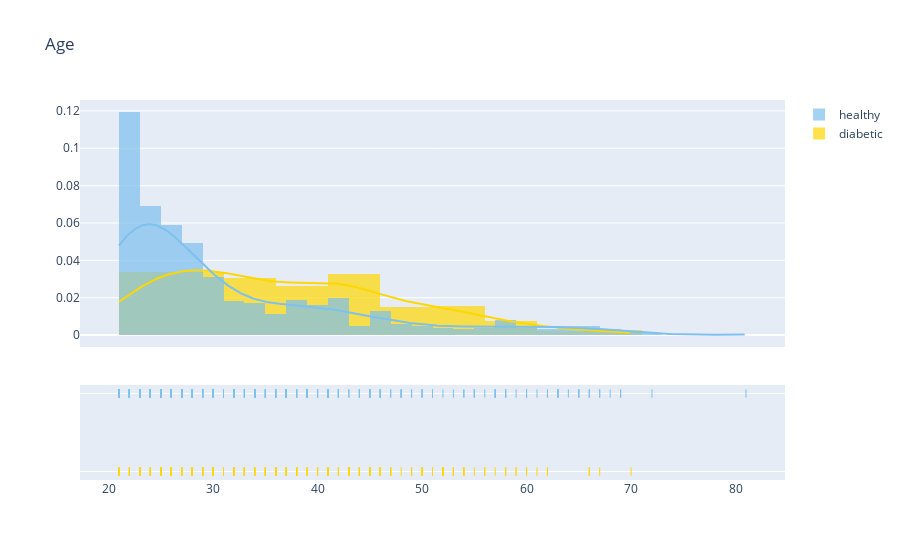
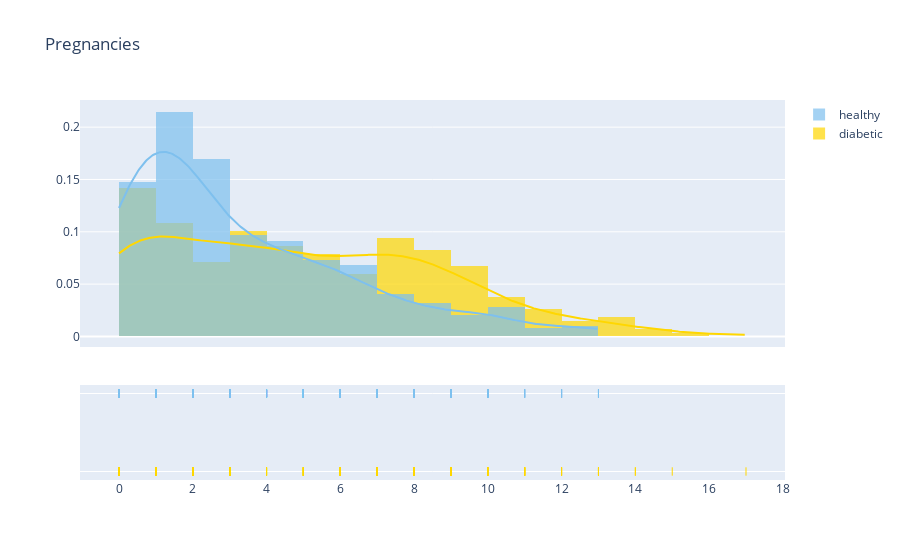
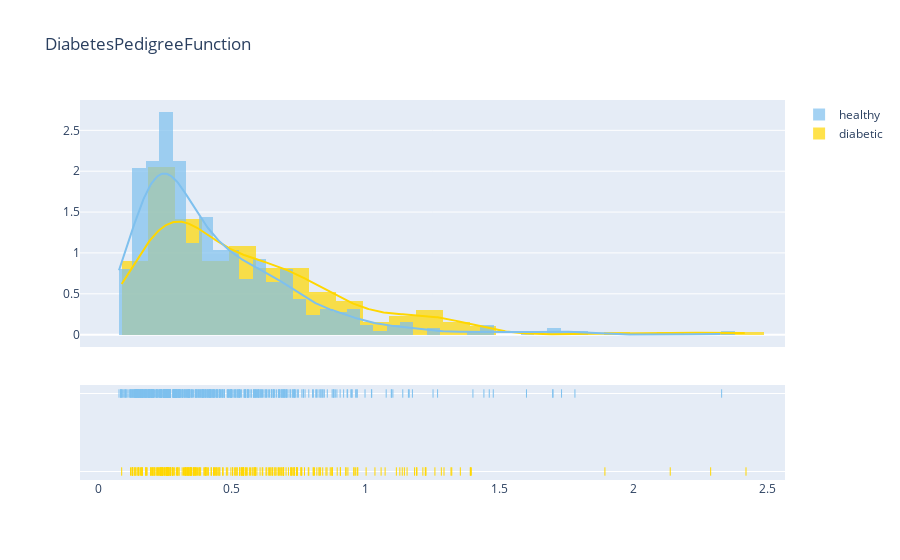

Write notebook code for charts like these, in order.
### Code cell
plot_distribution('Age', 0)
plot_distribution('Pregnancies', 0)
plot_distribution('DiabetesPedigreeFunction', 0)
plot_distribution('BMI', 0)

### Figure 1 — Plotly figure (JSON) as saved in the notebook; plotly's stock layout.template omitted (floating-point values rounded to 4 significant figures; data arrays with more than 128 entries replaced by an {"elided": "..."} marker saying what was removed)
{"data": [{"autobinx": false, "histnorm": "probability density", "legendgroup": "diabetic", "marker": {"color": "#FFD700"}, "name": "diabetic", "opacity": 0.7, "type": "histogram", "x": {"elided": "268 int values"}, "xaxis": "x", "xbins": {"end": 70.0, "size": 0, "start": 21.0}, "yaxis": "y"}, {"autobinx": false, "histnorm": "probability density", "legendgroup": "healthy", "marker": {"color": "#7EC0EE"}, "name": "healthy", "opacity": 0.7, "type": "histogram", "x": {"elided": "500 int values"}, "xaxis": "x", "xbins": {"end": 81.0, "size": 0, "start": 21.0}, "yaxis": "y"}, {"legendgroup": "diabetic", "marker": {"color": "#FFD700"}, "mode": "lines", "name": "diabetic", "showlegend": false, "type": "scatter", "x": {"elided": "500 float values"}, "xaxis": "x", "y": {"elided": "500 float values"}, "yaxis": "y"}, {"legendgroup": "healthy", "marker": {"color": "#7EC0EE"}, "mode": "lines", "name": "healthy", "showlegend": false, "type": "scatter", "x": {"elided": "500 float values"}, "xaxis": "x", "y": {"elided": "500 float values"}, "yaxis": "y"}, {"legendgroup": "diabetic", "marker": {"color": "#FFD700", "symbol": "line-ns-open"}, "mode": "markers", "name": "diabetic", "showlegend": false, "type": "scatter", "x": {"elided": "268 int values"}, "xaxis": "x", "y": {"elided": "268 str values"}, "yaxis": "y2"}, {"legendgroup": "healthy", "marker": {"color": "#7EC0EE", "symbol": "line-ns-open"}, "mode": "markers", "name": "healthy", "showlegend": false, "type": "scatter", "x": {"elided": "500 int values"}, "xaxis": "x", "y": {"elided": "500 str values"}, "yaxis": "y2"}], "layout": {"barmode": "overlay", "hovermode": "closest", "legend": {"traceorder": "reversed"}, "title": {"text": "Age"}, "xaxis": {"anchor": "y2", "domain": [0.0, 1.0], "zeroline": false}, "yaxis": {"anchor": "free", "domain": [0.35, 1], "position": 0.0}, "yaxis2": {"anchor": "x", "domain": [0, 0.25], "dtick": 1, "showticklabels": false}}}

### Figure 2 — Plotly figure (JSON) as saved in the notebook; plotly's stock layout.template omitted (floating-point values rounded to 4 significant figures; data arrays with more than 128 entries replaced by an {"elided": "..."} marker saying what was removed)
{"data": [{"autobinx": false, "histnorm": "probability density", "legendgroup": "diabetic", "marker": {"color": "#FFD700"}, "name": "diabetic", "opacity": 0.7, "type": "histogram", "x": {"elided": "268 int values"}, "xaxis": "x", "xbins": {"end": 17.0, "size": 0, "start": 0.0}, "yaxis": "y"}, {"autobinx": false, "histnorm": "probability density", "legendgroup": "healthy", "marker": {"color": "#7EC0EE"}, "name": "healthy", "opacity": 0.7, "type": "histogram", "x": {"elided": "500 int values"}, "xaxis": "x", "xbins": {"end": 13.0, "size": 0, "start": 0.0}, "yaxis": "y"}, {"legendgroup": "diabetic", "marker": {"color": "#FFD700"}, "mode": "lines", "name": "diabetic", "showlegend": false, "type": "scatter", "x": {"elided": "500 float values"}, "xaxis": "x", "y": {"elided": "500 float values"}, "yaxis": "y"}, {"legendgroup": "healthy", "marker": {"color": "#7EC0EE"}, "mode": "lines", "name": "healthy", "showlegend": false, "type": "scatter", "x": {"elided": "500 float values"}, "xaxis": "x", "y": {"elided": "500 float values"}, "yaxis": "y"}, {"legendgroup": "diabetic", "marker": {"color": "#FFD700", "symbol": "line-ns-open"}, "mode": "markers", "name": "diabetic", "showlegend": false, "type": "scatter", "x": {"elided": "268 int values"}, "xaxis": "x", "y": {"elided": "268 str values"}, "yaxis": "y2"}, {"legendgroup": "healthy", "marker": {"color": "#7EC0EE", "symbol": "line-ns-open"}, "mode": "markers", "name": "healthy", "showlegend": false, "type": "scatter", "x": {"elided": "500 int values"}, "xaxis": "x", "y": {"elided": "500 str values"}, "yaxis": "y2"}], "layout": {"barmode": "overlay", "hovermode": "closest", "legend": {"traceorder": "reversed"}, "title": {"text": "Pregnancies"}, "xaxis": {"anchor": "y2", "domain": [0.0, 1.0], "zeroline": false}, "yaxis": {"anchor": "free", "domain": [0.35, 1], "position": 0.0}, "yaxis2": {"anchor": "x", "domain": [0, 0.25], "dtick": 1, "showticklabels": false}}}

### Figure 3 — Plotly figure (JSON) as saved in the notebook; plotly's stock layout.template omitted (floating-point values rounded to 4 significant figures; data arrays with more than 128 entries replaced by an {"elided": "..."} marker saying what was removed)
{"data": [{"autobinx": false, "histnorm": "probability density", "legendgroup": "diabetic", "marker": {"color": "#FFD700"}, "name": "diabetic", "opacity": 0.7, "type": "histogram", "x": {"elided": "268 float values"}, "xaxis": "x", "xbins": {"end": 2.42, "size": 0, "start": 0.088}, "yaxis": "y"}, {"autobinx": false, "histnorm": "probability density", "legendgroup": "healthy", "marker": {"color": "#7EC0EE"}, "name": "healthy", "opacity": 0.7, "type": "histogram", "x": {"elided": "500 float values"}, "xaxis": "x", "xbins": {"end": 2.329, "size": 0, "start": 0.078}, "yaxis": "y"}, {"legendgroup": "diabetic", "marker": {"color": "#FFD700"}, "mode": "lines", "name": "diabetic", "showlegend": false, "type": "scatter", "x": {"elided": "500 float values"}, "xaxis": "x", "y": {"elided": "500 float values"}, "yaxis": "y"}, {"legendgroup": "healthy", "marker": {"color": "#7EC0EE"}, "mode": "lines", "name": "healthy", "showlegend": false, "type": "scatter", "x": {"elided": "500 float values"}, "xaxis": "x", "y": {"elided": "500 float values"}, "yaxis": "y"}, {"legendgroup": "diabetic", "marker": {"color": "#FFD700", "symbol": "line-ns-open"}, "mode": "markers", "name": "diabetic", "showlegend": false, "type": "scatter", "x": {"elided": "268 float values"}, "xaxis": "x", "y": {"elided": "268 str values"}, "yaxis": "y2"}, {"legendgroup": "healthy", "marker": {"color": "#7EC0EE", "symbol": "line-ns-open"}, "mode": "markers", "name": "healthy", "showlegend": false, "type": "scatter", "x": {"elided": "500 float values"}, "xaxis": "x", "y": {"elided": "500 str values"}, "yaxis": "y2"}], "layout": {"barmode": "overlay", "hovermode": "closest", "legend": {"traceorder": "reversed"}, "title": {"text": "DiabetesPedigreeFunction"}, "xaxis": {"anchor": "y2", "domain": [0.0, 1.0], "zeroline": false}, "yaxis": {"anchor": "free", "domain": [0.35, 1], "position": 0.0}, "yaxis2": {"anchor": "x", "domain": [0, 0.25], "dtick": 1, "showticklabels": false}}}
